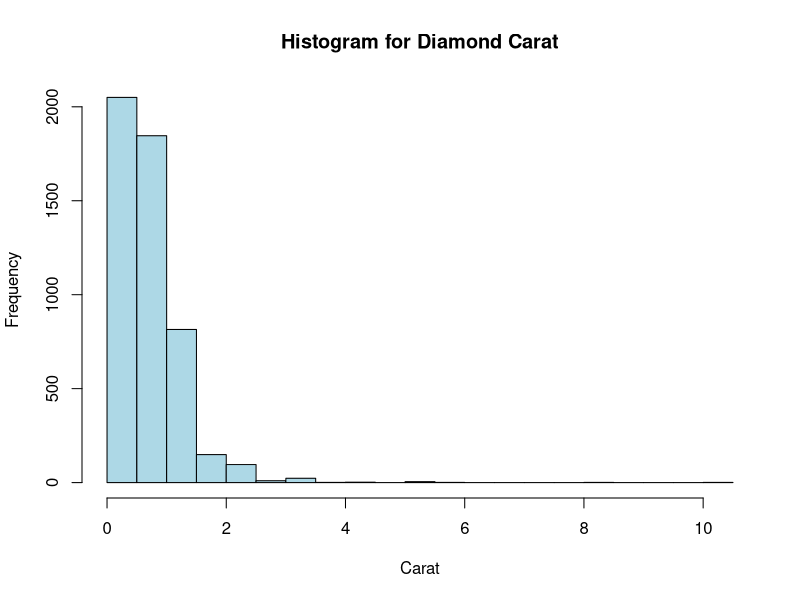

Write R code to recreate this figure.
# Let us import data into R
# Method 1, you can use workspace ->import dataset 
# Method 2, type commands
diamond <- read.csv("diamond.csv")
diamond_price <- read.csv("diamond_price.csv")

# simple data check
head(diamond)

# data transformation
logprice = log(diamond$price)
diamond$logprice = logprice


# data summary
summary(diamond$color)

# histogram
hist(diamond$carat, main="Histogram for Diamond Carat", xlab="Carat", col="lightblue")

## section 101 stopped here on Oct 17th. 


# Do a two way table summary
table(diamond$color, diamond$clarity)

## section 102 stopped here on Oct 17th. 
## section 103 stopped here on Oct 17th. 


